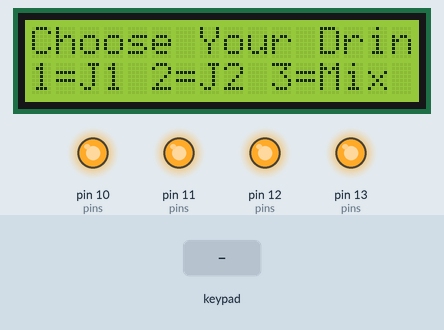
Bench run of a sketch on a simulated Arduino Uno, built with avr-gcc and run on an emulated ATmega328P. On the bench: 16×2 character LCD, output pins drawn as LEDs (lit = HIGH). The inputs (shaded band) are chosen by the test bench.

Above: at 3.3 s.
3.4 s: key '3' pressed
At 5.0 s:
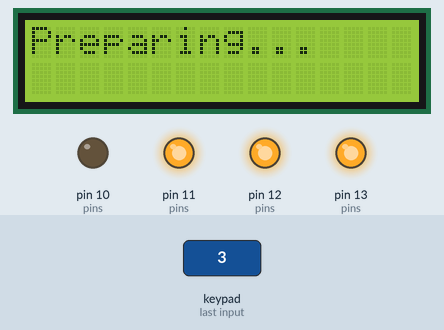
At 10.4 s:
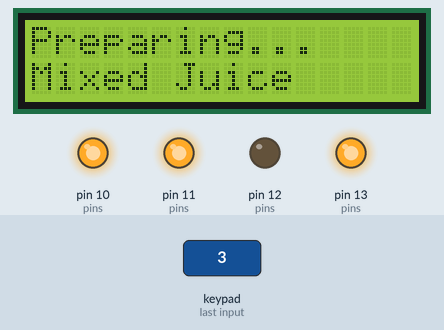
Timing chart, 0 to 20.4 s (numbered marks = the images above; inputs shaded):
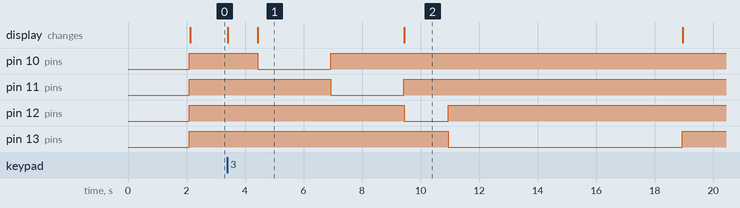

The sketch:

Juice_maker.ino
```cpp
#include <Wire.h>
#include <LiquidCrystal_I2C.h>
#include <Keypad.h>

// Define valves
#define VALVE_JUICE1 10
#define VALVE_JUICE2 11
#define VALVE_SUGAR  12
#define VALVE_WATER  13

// Define timing for ingredients
#define TIME_JUICE1  5000
#define TIME_JUICE2  5000
#define TIME_SUGAR   1500
#define TIME_WATER   8000

// LCD and Keypad setup
LiquidCrystal_I2C lcd(0x27, 16, 2);
const byte ROWS = 4;
const byte COLS = 4;
char keyLayout[ROWS][COLS] = {
  {'1','2','3','A'},
  {'4','5','6','B'},
  {'7','8','9','C'},
  {'*','0','#','D'}
};
byte rowPins[ROWS] = {2, 3, 4, 5};
byte colPins[COLS] = {6, 7, 8, 9};
Keypad keypad = Keypad(makeKeymap(keyLayout), rowPins, colPins, ROWS, COLS);

// --- Setup hardware ---
void initializeValves() {
  int pins[] = {VALVE_JUICE1, VALVE_JUICE2, VALVE_SUGAR, VALVE_WATER};
  for (int i = 0; i < 4; i++) {
    pinMode(pins[i], OUTPUT);
    digitalWrite(pins[i], HIGH); // inactive (relay off)
  }
}

// --- Open a valve for a given time ---
void activateValve(int pin, int duration) {
  digitalWrite(pin, LOW); // open
  delay(duration);
  digitalWrite(pin, HIGH); // close
}

// --- Create a drink based on ID ---
void makeDrink(char choice) {
  lcd.clear();
  lcd.setCursor(0, 0);
  lcd.print("Preparing...");

  if (choice == '1') {
    activateValve(VALVE_JUICE1, TIME_JUICE1);
    lcd.setCursor(0, 1);
    lcd.print("Juice 1 Mode");
  }
  else if (choice == '2') {
    activateValve(VALVE_JUICE2, TIME_JUICE2);
    lcd.setCursor(0, 1);
    lcd.print("Juice 2 Mode");
  }
  else if (choice == '3') {
    activateValve(VALVE_JUICE1, TIME_JUICE1 / 2);
    activateValve(VALVE_JUICE2, TIME_JUICE2 / 2);
    lcd.setCursor(0, 1);
    lcd.print("Mixed Juice");
  }
  else {
    lcd.clear();
    lcd.print("Invalid Input");
    delay(1000);
    showMenu();
    return;
  }

  // Add sugar and water for all drinks
  activateValve(VALVE_SUGAR, TIME_SUGAR);
  activateValve(VALVE_WATER, TIME_WATER);

  // Final message
  lcd.clear();
  lcd.print("Mix to finish");
  delay(3000);
  lcd.clear();
  lcd.print("Drink is Ready!");
  delay(2000);
  showMenu();
}

// --- Display menu ---
void showMenu() {
  lcd.clear();
  lcd.setCursor(0, 0);
  lcd.print("Choose Your Drink");
  lcd.setCursor(0, 1);
  lcd.print("1=J1 2=J2 3=Mix");
}

void setup() {
  lcd.begin();
  lcd.backlight();
  lcd.setCursor(0, 0);
  lcd.print("Slushies Ready!");
  lcd.setCursor(0, 1);
  lcd.print("Initializing...");
  delay(2000);
  initializeValves();
  showMenu();
}

void loop() {
  char input = keypad.getKey();
  if (input) {
    lcd.clear();
    lcd.print("Option: ");
    lcd.print(input);
    delay(1000);
    makeDrink(input);  // Call based on char input
  }
}
```

Measured:
- after the input at 3.4 s, pin 10 (pins): HIGH → LOW after 1.0 s, → HIGH 2.5 s later; pin 11 (pins): HIGH → LOW after 3.5 s, → HIGH 2.5 s later; pin 12 (pins): HIGH → LOW after 6.0 s, → HIGH 1.5 s later; pin 13 (pins): HIGH → LOW after 7.5 s, → HIGH 8.0 s later; the display: first changes at once (image 1 shows a later state)
- what the display in image 1 shows lasts 5.0 s, from 4.4 s to 9.4 s
